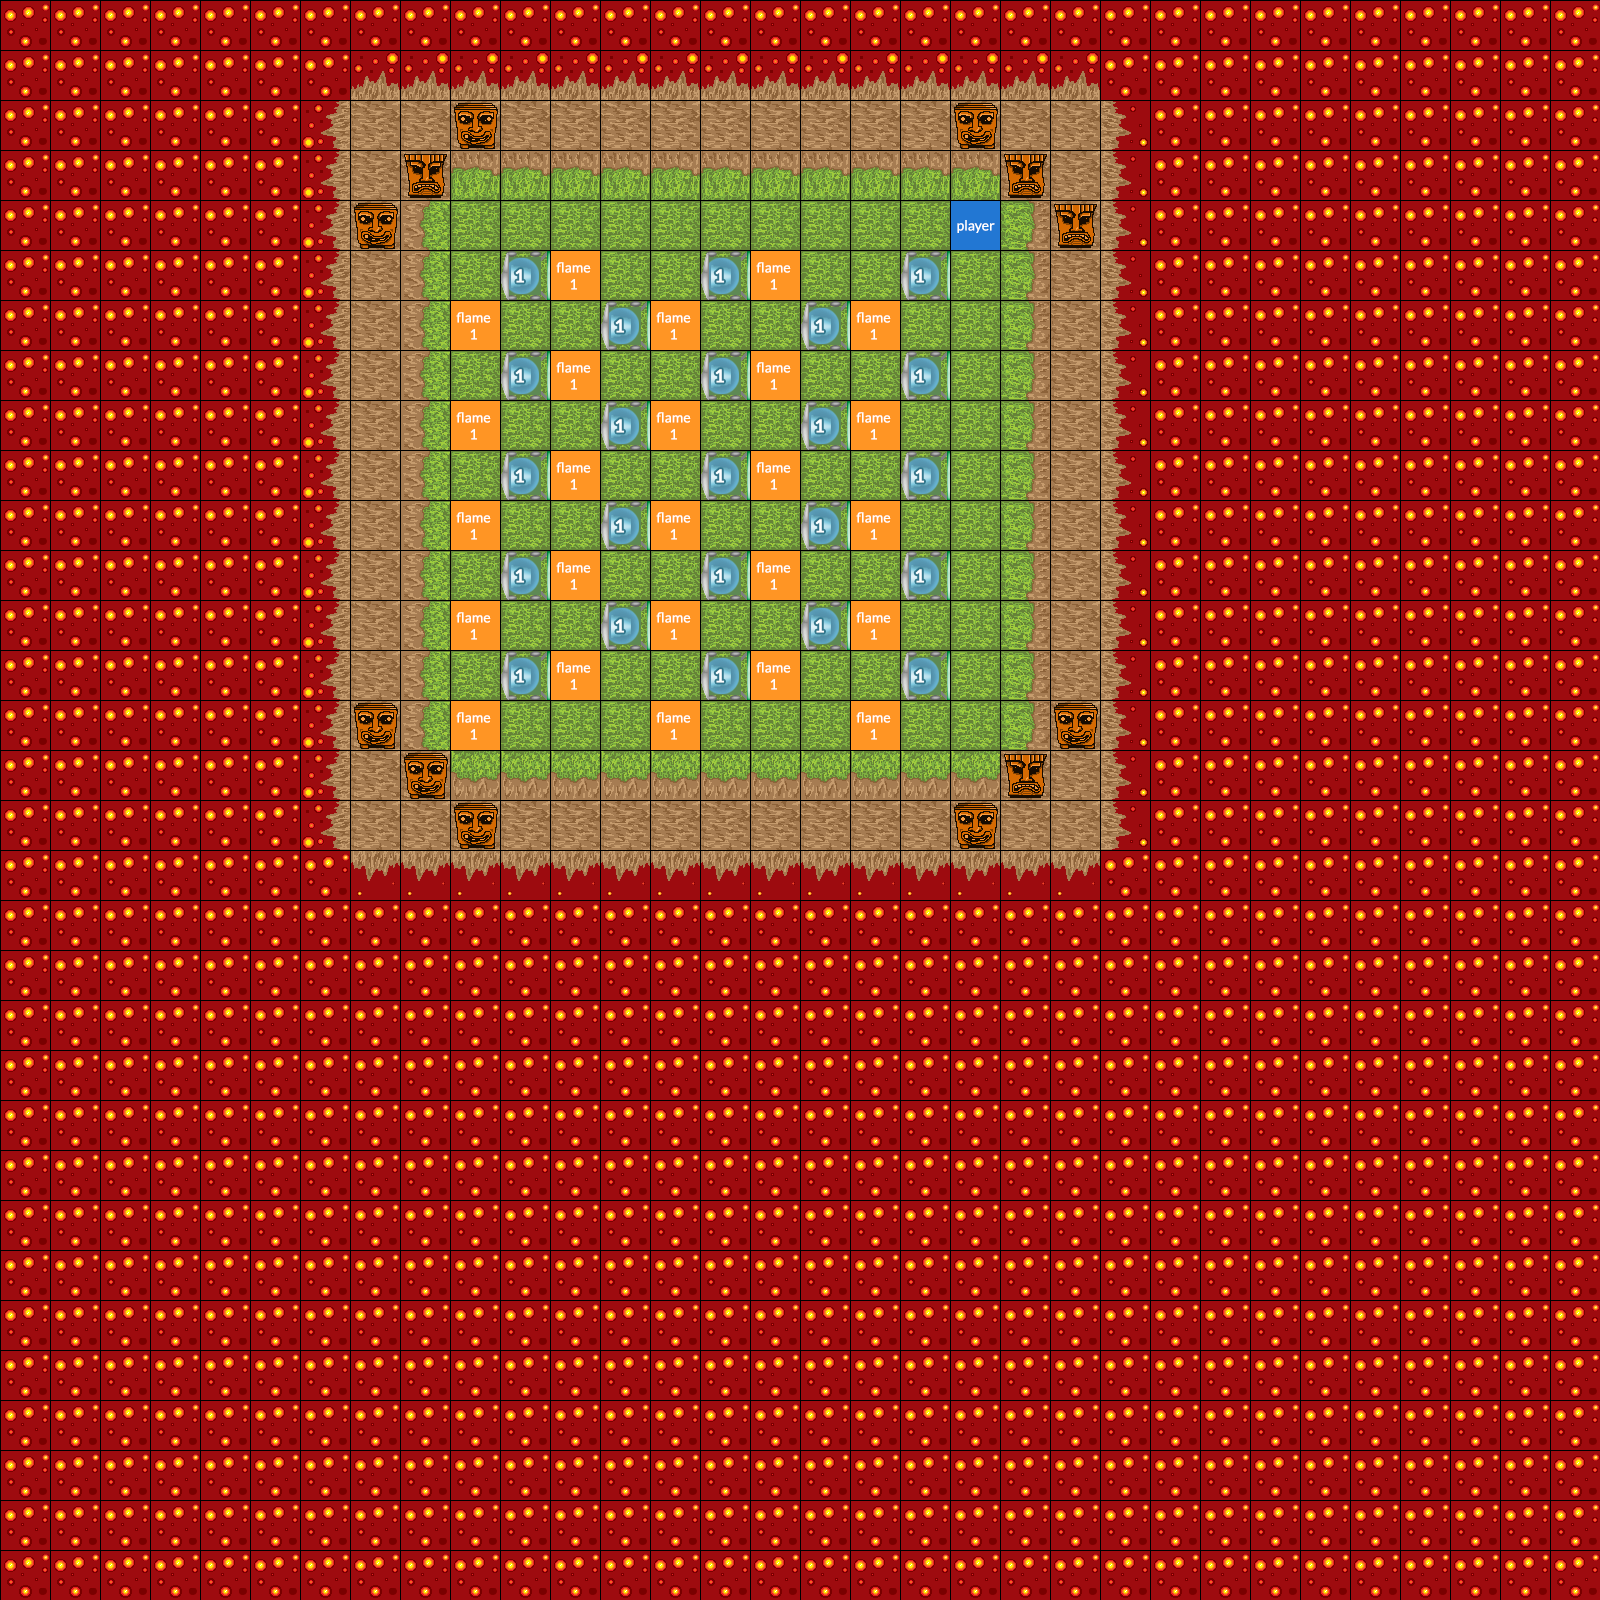

Below is a game level as drawn by its tile map, then a one-line description and the .tmx that defines it (tile-layer data replaced by summaries):
An orthogonal 32x32 tile map with 50x50 px tiles, 4 tile layers (Background, Paths, Interactive, Foreground).

<map version="1.0" orientation="orthogonal" renderorder="right-down" width="32" height="32" tilewidth="50" tileheight="50" nextobjectid="1">
 <properties>
  <property name="name" value="Template" />
 </properties>
 <tileset firstgid="1" name="tiles" tilewidth="50" tileheight="50" spacing="2" tilecount="540" columns="27">
  <image source="../images/tiles.png" width="1404" height="1040" />
  <tile id="432">
   <properties>
    <property name="fan" type="int" value="2" />
    <property name="moveable" type="bool" value="false" />
    <property name="strength" type="int" value="1" />
   </properties>
  </tile>
  <tile id="433">
   <properties>
    <property name="fan" value="0" />
    <property name="moveable" type="bool" value="false" />
    <property name="strength" type="int" value="1" />
   </properties>
  </tile>
  <tile id="434">
   <properties>
    <property name="fan" value="2" />
    <property name="moveable" type="bool" value="false" />
    <property name="strength" type="int" value="2" />
   </properties>
  </tile>
  <tile id="435">
   <properties>
    <property name="fan" value="0" />
    <property name="moveable" type="bool" value="false" />
    <property name="strength" type="int" value="2" />
   </properties>
  </tile>
  <tile id="436">
   <properties>
    <property name="fan" value="2" />
    <property name="moveable" type="bool" value="false" />
    <property name="strength" type="int" value="3" />
   </properties>
  </tile>
  <tile id="437">
   <properties>
    <property name="fan" value="0" />
    <property name="moveable" type="bool" value="false" />
    <property name="strength" type="int" value="3" />
   </properties>
  </tile>
  <tile id="438">
   <properties>
    <property name="flame" type="int" value="1" />
   </properties>
  </tile>
  <tile id="439">
   <properties>
    <property name="flame" type="int" value="2" />
   </properties>
  </tile>
  <tile id="447">
   <properties>
    <property name="fan" type="int" value="2" />
    <property name="moveable" type="bool" value="true" />
    <property name="strength" type="int" value="1" />
   </properties>
  </tile>
  <tile id="448">
   <properties>
    <property name="fan" type="int" value="0" />
    <property name="moveable" type="bool" value="true" />
    <property name="strength" type="int" value="1" />
   </properties>
  </tile>
  <tile id="449">
   <properties>
    <property name="fan" type="int" value="2" />
    <property name="moveable" type="bool" value="true" />
    <property name="strength" type="int" value="2" />
   </properties>
  </tile>
  <tile id="450">
   <properties>
    <property name="fan" type="int" value="0" />
    <property name="moveable" type="bool" value="true" />
    <property name="strength" type="int" value="2" />
   </properties>
  </tile>
  <tile id="451">
   <properties>
    <property name="fan" type="int" value="2" />
    <property name="moveable" type="bool" value="true" />
    <property name="strength" type="int" value="3" />
   </properties>
  </tile>
  <tile id="452">
   <properties>
    <property name="fan" type="int" value="0" />
    <property name="moveable" type="bool" value="true" />
    <property name="strength" type="int" value="3" />
   </properties>
  </tile>
  <tile id="459">
   <properties>
    <property name="fan" value="3" />
    <property name="moveable" type="bool" value="false" />
    <property name="strength" type="int" value="1" />
   </properties>
  </tile>
  <tile id="460">
   <properties>
    <property name="fan" type="int" value="1" />
    <property name="moveable" type="bool" value="false" />
    <property name="strength" type="int" value="1" />
   </properties>
  </tile>
  <tile id="461">
   <properties>
    <property name="fan" value="3" />
    <property name="moveable" type="bool" value="false" />
    <property name="strength" type="int" value="2" />
   </properties>
  </tile>
  <tile id="462">
   <properties>
    <property name="fan" type="int" value="1" />
    <property name="moveable" type="bool" value="false" />
    <property name="strength" type="int" value="2" />
   </properties>
  </tile>
  <tile id="463">
   <properties>
    <property name="fan" value="3" />
    <property name="moveable" type="bool" value="false" />
    <property name="strength" type="int" value="3" />
   </properties>
  </tile>
  <tile id="464">
   <properties>
    <property name="fan" type="int" value="1" />
    <property name="moveable" type="bool" value="false" />
    <property name="strength" type="int" value="3" />
   </properties>
  </tile>
  <tile id="465">
   <properties>
    <property name="flame" type="int" value="3" />
   </properties>
  </tile>
  <tile id="466">
   <properties>
    <property name="flame" type="int" value="4" />
   </properties>
  </tile>
  <tile id="474">
   <properties>
    <property name="fan" type="int" value="3" />
    <property name="moveable" type="bool" value="true" />
    <property name="strength" type="int" value="1" />
   </properties>
  </tile>
  <tile id="475">
   <properties>
    <property name="fan" type="int" value="1" />
    <property name="moveable" type="bool" value="true" />
    <property name="strength" type="int" value="1" />
   </properties>
  </tile>
  <tile id="476">
   <properties>
    <property name="fan" type="int" value="3" />
    <property name="moveable" type="bool" value="true" />
    <property name="strength" type="int" value="2" />
   </properties>
  </tile>
  <tile id="477">
   <properties>
    <property name="fan" type="int" value="1" />
    <property name="moveable" type="bool" value="true" />
    <property name="strength" type="int" value="2" />
   </properties>
  </tile>
  <tile id="478">
   <properties>
    <property name="fan" type="int" value="3" />
    <property name="moveable" type="bool" value="true" />
    <property name="strength" type="int" value="3" />
   </properties>
  </tile>
  <tile id="479">
   <properties>
    <property name="fan" type="int" value="1" />
    <property name="moveable" type="bool" value="true" />
    <property name="strength" type="int" value="3" />
   </properties>
  </tile>
  <tile id="486">
   <properties>
    <property name="fan" value="2" />
    <property name="moveable" type="bool" value="false" />
    <property name="strength" type="int" value="4" />
   </properties>
  </tile>
  <tile id="487">
   <properties>
    <property name="fan" value="0" />
    <property name="moveable" type="bool" value="false" />
    <property name="strength" type="int" value="4" />
   </properties>
  </tile>
  <tile id="488">
   <properties>
    <property name="fan" value="2" />
    <property name="moveable" type="bool" value="false" />
    <property name="strength" type="int" value="5" />
   </properties>
  </tile>
  <tile id="489">
   <properties>
    <property name="fan" value="0" />
    <property name="moveable" type="bool" value="false" />
    <property name="strength" type="int" value="5" />
   </properties>
  </tile>
  <tile id="490">
   <properties>
    <property name="fan" value="2" />
    <property name="moveable" type="bool" value="false" />
    <property name="strength" type="int" value="6" />
   </properties>
  </tile>
  <tile id="491">
   <properties>
    <property name="fan" value="0" />
    <property name="moveable" type="bool" value="false" />
    <property name="strength" type="int" value="6" />
   </properties>
  </tile>
  <tile id="492">
   <properties>
    <property name="lava" type="int" value="1" />
   </properties>
  </tile>
  <tile id="493">
   <properties>
    <property name="lava" type="int" value="2" />
   </properties>
  </tile>
  <tile id="501">
   <properties>
    <property name="fan" type="int" value="2" />
    <property name="moveable" type="bool" value="true" />
    <property name="strength" type="int" value="4" />
   </properties>
  </tile>
  <tile id="502">
   <properties>
    <property name="fan" type="int" value="0" />
    <property name="moveable" type="bool" value="true" />
    <property name="strength" type="int" value="4" />
   </properties>
  </tile>
  <tile id="503">
   <properties>
    <property name="fan" type="int" value="2" />
    <property name="moveable" type="bool" value="true" />
    <property name="strength" type="int" value="5" />
   </properties>
  </tile>
  <tile id="504">
   <properties>
    <property name="fan" type="int" value="0" />
    <property name="moveable" type="bool" value="true" />
    <property name="strength" type="int" value="5" />
   </properties>
  </tile>
  <tile id="505">
   <properties>
    <property name="fan" type="int" value="2" />
    <property name="moveable" type="bool" value="true" />
    <property name="strength" type="int" value="6" />
   </properties>
  </tile>
  <tile id="506">
   <properties>
    <property name="fan" type="int" value="0" />
    <property name="moveable" type="bool" value="true" />
    <property name="strength" type="int" value="6" />
   </properties>
  </tile>
  <tile id="513">
   <properties>
    <property name="fan" value="3" />
    <property name="moveable" type="bool" value="false" />
    <property name="strength" type="int" value="4" />
   </properties>
  </tile>
  <tile id="514">
   <properties>
    <property name="fan" type="int" value="1" />
    <property name="moveable" type="bool" value="false" />
    <property name="strength" type="int" value="4" />
   </properties>
  </tile>
  <tile id="515">
   <properties>
    <property name="fan" value="3" />
    <property name="moveable" type="bool" value="false" />
    <property name="strength" type="int" value="5" />
   </properties>
  </tile>
  <tile id="516">
   <properties>
    <property name="fan" type="int" value="1" />
    <property name="moveable" type="bool" value="false" />
    <property name="strength" type="int" value="5" />
   </properties>
  </tile>
  <tile id="517">
   <properties>
    <property name="fan" value="3" />
    <property name="moveable" type="bool" value="false" />
    <property name="strength" type="int" value="6" />
   </properties>
  </tile>
  <tile id="518">
   <properties>
    <property name="fan" type="int" value="1" />
    <property name="moveable" type="bool" value="false" />
    <property name="strength" type="int" value="6" />
   </properties>
  </tile>
  <tile id="519">
   <properties>
    <property name="lava" type="int" value="3" />
   </properties>
  </tile>
  <tile id="520">
   <properties>
    <property name="lava" type="int" value="4" />
   </properties>
  </tile>
  <tile id="527">
   <properties>
    <property name="player" type="bool" value="true" />
   </properties>
  </tile>
  <tile id="528">
   <properties>
    <property name="fan" type="int" value="3" />
    <property name="moveable" type="bool" value="true" />
    <property name="strength" type="int" value="4" />
   </properties>
  </tile>
  <tile id="529">
   <properties>
    <property name="fan" type="int" value="1" />
    <property name="moveable" type="bool" value="true" />
    <property name="strength" type="int" value="4" />
   </properties>
  </tile>
  <tile id="530">
   <properties>
    <property name="fan" type="int" value="3" />
    <property name="moveable" type="bool" value="true" />
    <property name="strength" type="int" value="5" />
   </properties>
  </tile>
  <tile id="531">
   <properties>
    <property name="fan" type="int" value="1" />
    <property name="moveable" type="bool" value="true" />
    <property name="strength" type="int" value="5" />
   </properties>
  </tile>
  <tile id="532">
   <properties>
    <property name="fan" type="int" value="3" />
    <property name="moveable" type="bool" value="true" />
    <property name="strength" type="int" value="6" />
   </properties>
  </tile>
  <tile id="533">
   <properties>
    <property name="fan" type="int" value="1" />
    <property name="moveable" type="bool" value="true" />
    <property name="strength" type="int" value="6" />
   </properties>
  </tile>
 </tileset>
 <layer name="Background" width="32" height="32">
  <data>[1024 cells, 1024 non-empty, 10 distinct tile ids]</data>
 </layer>
 <layer name="Paths" width="32" height="32">
  <data>[1024 cells, 121 non-empty, 1 distinct tile ids]</data>
 </layer>
 <layer name="Interactive" width="32" height="32">
  <data>[1024 cells, 49 non-empty, 3 distinct tile ids]</data>
 </layer>
 <layer name="Foreground" width="32" height="32">
  <data>[1024 cells, 47 non-empty, 12 distinct tile ids]</data>
 </layer>
</map>
